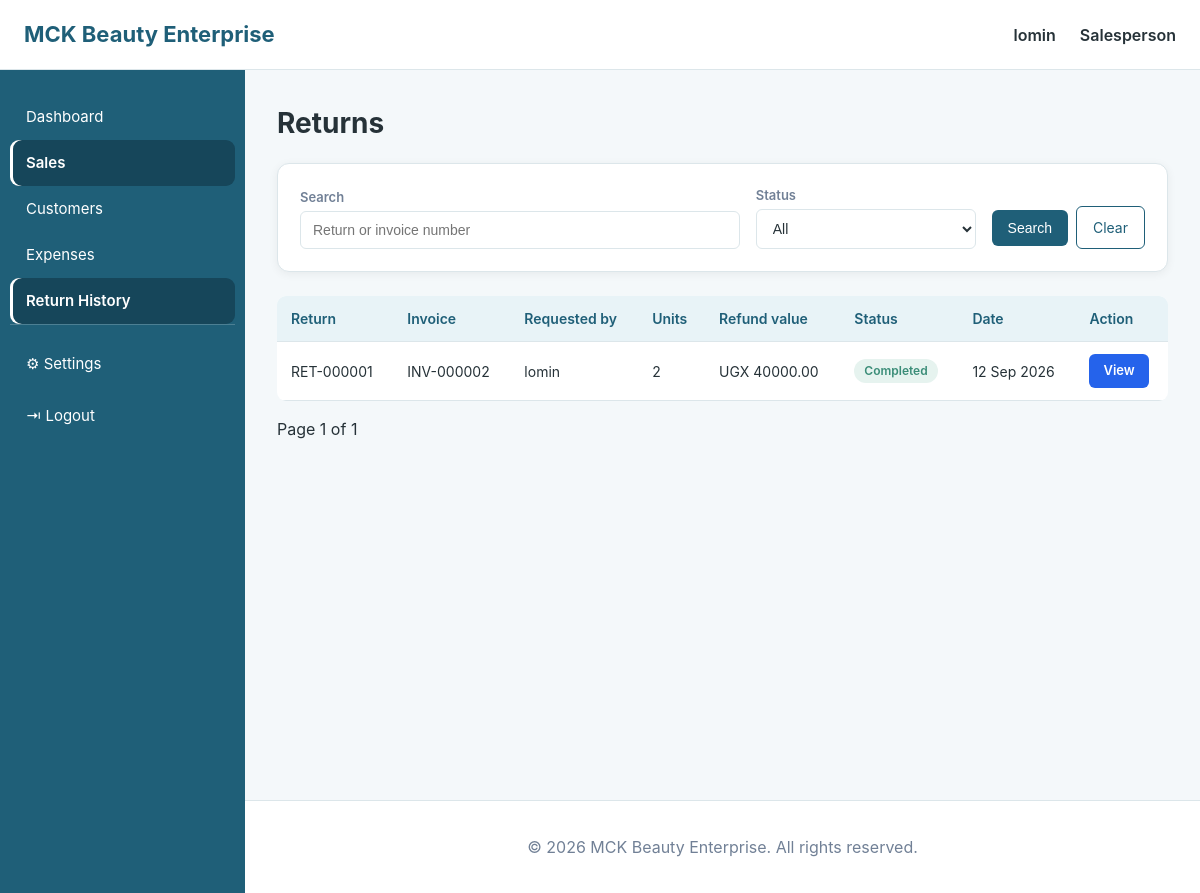
The page /sales/returns/ (signed in) on the database as committed earlier.
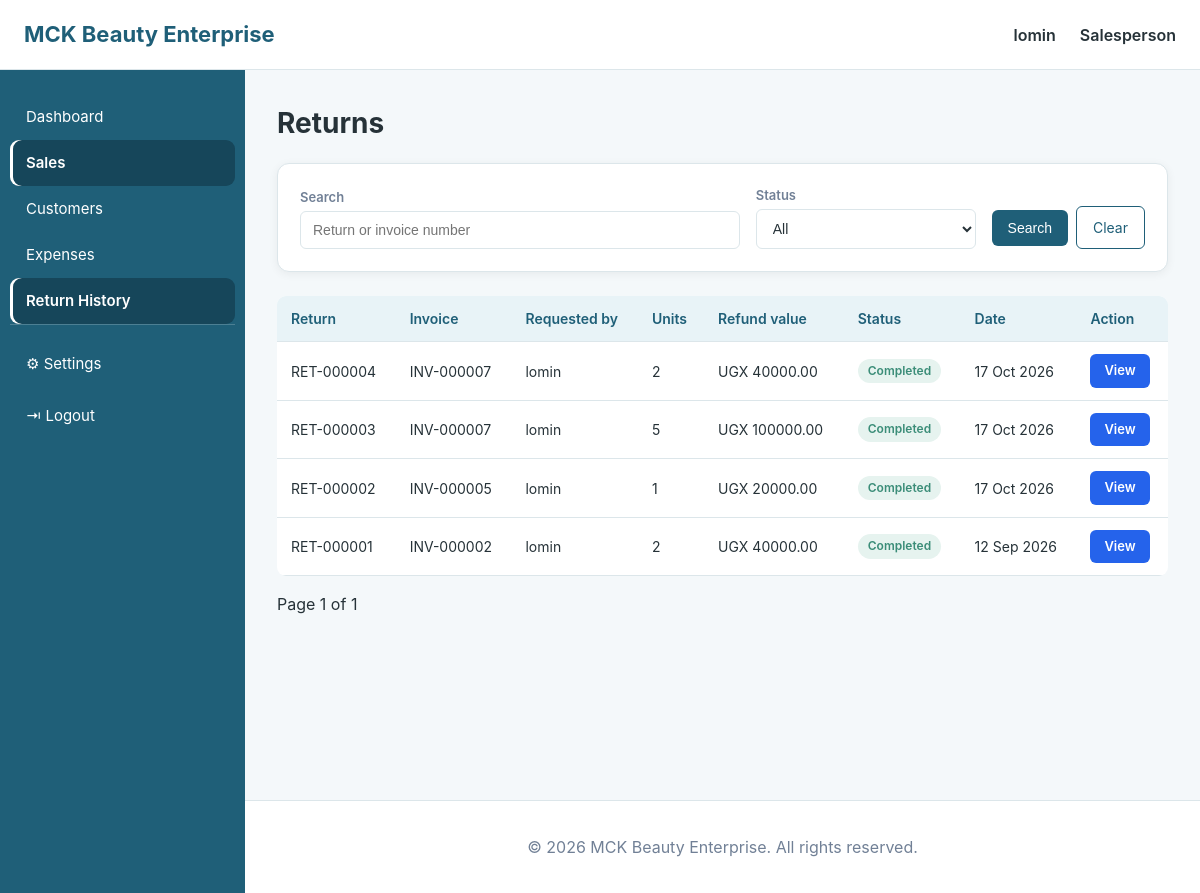
The same page on the database as committed later.
### sales/models.py (models this page shows, shortened)
class SaleReturn(models.Model):
    class Status(models.TextChoices):
        PENDING = "PENDING", "Pending Approval"
        APPROVED = "APPROVED", "Approved"
        REJECTED = "REJECTED", "Rejected"
        COMPLETED = "COMPLETED", "Completed"
        CANCELLED = "CANCELLED", "Cancelled"
    sale = models.ForeignKey(
        Sale,
        on_delete=models.PROTECT,
        related_name="returns",
    )
    return_number = models.CharField(
        max_length=50,
        unique=True,
    )
    reason = models.TextField(
        blank=True,
    )
    total_refund = models.DecimalField(
        max_digits=12,
        decimal_places=2,
        default=0,
    )
    status = models.CharField(
        max_length=20,
        choices=Status.choices,
        default=Status.PENDING,
    )
    created_by = models.ForeignKey(
        User,
        on_delete=models.SET_NULL,
        null=True,
        related_name="created_returns",
    )
    approved_by = models.ForeignKey(
        User,
        on_delete=models.SET_NULL,
        null=True,
        blank=True,
        related_name="approved_returns",
    )
    approval_note = models.TextField(
        blank=True,
    )
    rejection_reason = models.TextField(
        blank=True,
    )
    created_at = models.DateTimeField(
        auto_now_add=True,
    )
    approved_at = models.DateTimeField(
        null=True,
        blank=True,
    )

class Sale(models.Model):
    PAYMENT_METHODS = (
        ("CASH", "Cash"),
        ("MOBILE_MONEY", "Mobile Money"),
        ("CARD", "Card"),
        ("BANK", "Bank"),
    )
    class Status(models.TextChoices):
        DRAFT = 'DRAFT', 'Draft'
        COMPLETED = 'COMPLETED', 'Completed'
        CANCELLED = 'CANCELLED', 'Cancelled'
        REFUNDED = 'REFUNDED', 'Refunded'
    status = models.CharField(
        max_length=20,
        choices=Status.choices,
        default=Status.DRAFT,
    )
    customer = models.ForeignKey(
        Customer,
        on_delete=models.SET_NULL,
        null=True,
        blank=True,
        related_name="sales"
        )
    invoice_number = models.CharField(max_length=50, unique=True)
    sale_date = models.DateTimeField(auto_now_add=True)
    subtotal = models.DecimalField(max_digits=12, decimal_places=2, default=0)
    discount = models.DecimalField(max_digits=10, decimal_places=2, default=0)
    tax = models.DecimalField(max_digits=10, decimal_places=2, default=0)
    total_amount = models.DecimalField(max_digits=12, decimal_places=2, default=0)
    paid_amount = models.DecimalField(max_digits=12, decimal_places=2, default=0)
    balance = models.DecimalField(max_digits=12, decimal_places=2, default=0)
    payment_method = models.CharField(max_length=20, choices=PAYMENT_METHODS, default="CASH")
    created_by = models.ForeignKey(User, on_delete=models.SET_NULL, null=True, related_name="sales_created")

### accounts/models.py (models this page shows, shortened)
class User(AbstractUser):
    phone = models.CharField(max_length=20, blank=True)
    role = models.ForeignKey(
        Role,
        on_delete=models.SET_NULL,
        null=True,
        blank=True,
        related_name="users",
    )
    created_at = models.DateTimeField(auto_now_add=True)
    def __str__(self):
        return self.username

### sales/views.py (the view)
# urls.py: path("returns/", views.return_history, name="return_history"),
@login_required
def return_history(request):
    returns = (
        SaleReturn.objects
        .select_related("sale", "created_by")
        .prefetch_related("items")
        .order_by("-created_at")
    )
    if not _is_reviewer(request.user):
        returns = returns.filter(created_by=request.user)
    search = request.GET.get("search", "").strip()
    if search:
        returns = returns.filter(
            Q(return_number__icontains=search)
            | Q(sale__invoice_number__icontains=search)
        )
    status = request.GET.get("status", "")
    if status:
        returns = returns.filter(status=status)
    page_obj = Paginator(returns, 20).get_page(request.GET.get("page"))
    for sale_return in page_obj:
        sale_return.total_qty = sum(item.quantity for item in sale_return.items.all())
    return render(
        request,
        "sales/return_history.html",
        {
            "returns": page_obj,
            "search": search,
            "selected_status": status,
            "status_choices": SaleReturn.Status.choices,
        },
    )

### notifications/context_processors.py (called while the page is built)
def unread_notifications(request):
    user = getattr(request, "user", None)
    if user is not None and user.is_authenticated:
        return {
            "unread_notifications_count": Notification.objects.filter(
                recipient=user, is_read=False
            ).count()
        }
    return {"unread_notifications_count": 0}

### sales/views.py (called while the page is built)
def _role_name(user):
    role = getattr(user, "role", None)
    return (getattr(role, "name", "") or "").lower()

def _is_reviewer(user):
    return _role_name(user) in REVIEWER_ROLES

### templates/sales/return_history.html (shortened to what this page needs)
{% extends "base.html" %}
{% block content %}
<h1>Returns</h1>
<div class="dashboard-card" style="margin-bottom: var(--space-lg);">
    <form method="get" class="return-filter">
        <div class="filter-search">
            <label>Search</label>
            <input type="text" name="search" value="{{ search }}" placeholder="Return or invoice number">
        </div>
        <div class="filter-field">
            <label>Status</label>
            <select name="status">
                <option value="">All</option>
            </select>
        </div>
        <div class="action-buttons">
            <button type="submit">Search</button>
            <a class="btn btn-outline" href="{% url 'sales:return_history' %}">Clear</a>
        </div>
    </form>
</div>
<table>
    <thead>
        <tr>
            <th>Return</th>
            <th>Invoice</th>
            <th>Requested by</th>
            <th>Units</th>
            <th>Refund value</th>
            <th>Status</th>
            <th>Date</th>
            <th>Action</th>
        </tr>
    </thead>
    <tbody>
        {% for r in returns %}
        <tr>
            <td>{{ r.return_number }}</td>
            <td>{{ r.sale.invoice_number }}</td>
            <td>{{ r.created_by|default:"-" }}</td>
            <td>{{ r.total_qty }}</td>
            <td>UGX {{ r.total_refund|floatformat:2 }}</td>
            <td>{% include "sales/_return_status.html" with status=r.status %}</td>
            <td>{{ r.created_at|date:"d M Y" }}</td>
            <td>
                <a class="action-btn action-view" href="{% url 'sales:return_detail' r.pk %}">View</a>
            </td>
        </tr>
        {% empty %}
        <tr><td colspan="8">No returns found.</td></tr>
        {% endfor %}
    </tbody>
</table>
<div class="action-buttons" style="margin-top: var(--space-md); align-items: center;">
    <span>Page {{ returns.number }} of {{ returns.paginator.num_pages }}</span>
</div>
{% endblock %}

### templates/sales/_return_status.html
{% if status == "PENDING" %}<span class="badge badge-warning">Pending approval</span>
{% elif status == "APPROVED" %}<span class="badge badge-success">Approved</span>
{% elif status == "REJECTED" %}<span class="badge badge-danger">Rejected</span>
{% elif status == "COMPLETED" %}<span class="badge badge-success">Completed</span>
{% else %}<span class="badge badge-muted">{{ status }}</span>{% endif %}

Rows that differ between the two databases and show on the page:
added SaleReturn: return_number "RET-000004", sale.invoice_number "INV-000007", created_by "lomin", total_qty "2", total_refund "40000.00", status "Completed", created_at "17 Oct 2026"
added SaleReturn: return_number "RET-000003", sale.invoice_number "INV-000007", created_by "lomin", total_qty "5", total_refund "100000.00", status "Completed", created_at "17 Oct 2026"
added SaleReturn: return_number "RET-000002", sale.invoice_number "INV-000005", created_by "lomin", total_qty "1", total_refund "20000.00", status "Completed", created_at "17 Oct 2026"
